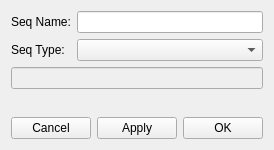
<?xml version="1.0" encoding="UTF-8"?>
<ui version="4.0">
    <class>main</class>
    <widget class="QWidget" name="main">
        <property name="windowModality">
            <enum>Qt::NonModal</enum>
        </property>
        <property name="geometry">
            <rect>
                <x>0</x>
                <y>0</y>
                <width>267</width>
                <height>150</height>
            </rect>
        </property>
        <property name="windowTitle">
            <string>Form</string>
        </property>
        <layout class="QVBoxLayout" name="verticalLayout">
            <item>
                <layout class="QFormLayout" name="formLayout">
                    <property name="sizeConstraint">
                        <enum>QLayout::SetDefaultConstraint</enum>
                    </property>
                    <item row="0" column="0">
                        <widget class="QLabel" name="seqName_label">
                            <property name="text">
                                <string>Seq Name:</string>
                            </property>
                        </widget>
                    </item>
                    <item row="0" column="1">
                        <widget class="QLineEdit" name="seqName_le"/>
                    </item>
                    <item row="1" column="0">
                        <widget class="QLabel" name="seqType_label">
                            <property name="text">
                                <string>Seq Type:</string>
                            </property>
                        </widget>
                    </item>
                    <item row="1" column="1">
                        <widget class="QComboBox" name="seqType_cb"/>
                    </item>
                    <item row="2" column="0" colspan="2">
                        <widget class="QLineEdit" name="path_le">
                            <property name="enabled">
                                <bool>false</bool>
                            </property>
                        </widget>
                    </item>
                </layout>
            </item>
            <item>
                <layout class="QHBoxLayout" name="horizontalLayout_2">
                    <item>
                        <widget class="QPushButton" name="cancel_btn">
                            <property name="text">
                                <string>Cancel</string>
                            </property>
                        </widget>
                    </item>
                    <item>
                        <widget class="QPushButton" name="apply_btn">
                            <property name="text">
                                <string>Apply</string>
                            </property>
                        </widget>
                    </item>
                    <item>
                        <widget class="QPushButton" name="ok_btn">
                            <property name="text">
                                <string>OK</string>
                            </property>
                        </widget>
                    </item>
                </layout>
            </item>
        </layout>
    </widget>
    <resources/>
    <connections/>
</ui>
